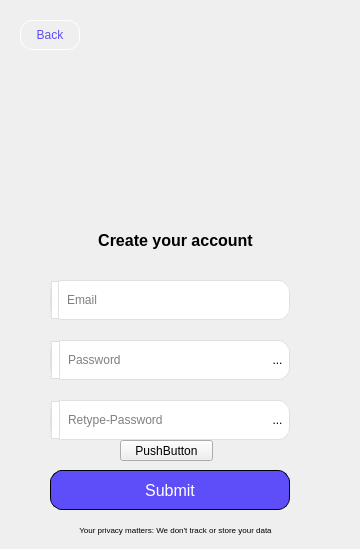
    <widget class="QWidget" name="signUpPage">
     <widget class="QLabel" name="startLogo_4">
      <property name="geometry">
       <rect>
        <x>60</x>
        <y>80</y>
        <width>231</width>
        <height>131</height>
       </rect>
      </property>
      <property name="text">
       <string/>
      </property>
      <property name="pixmap">
       <pixmap resource="assets.qrc">:/logo/resources/StartVPNlogo.png.png</pixmap>
      </property>
      <property name="scaledContents">
       <bool>true</bool>
      </property>
      <property name="alignment">
       <set>Qt::AlignCenter</set>
      </property>
     </widget>
     <widget class="QLabel" name="loginLabel_4">
      <property name="geometry">
       <rect>
        <x>0</x>
        <y>220</y>
        <width>351</width>
        <height>41</height>
       </rect>
      </property>
      <property name="font">
       <font>
        <pointsize>12</pointsize>
        <italic>false</italic>
        <bold>true</bold>
       </font>
      </property>
      <property name="styleSheet">
       <string notr="true"/>
      </property>
      <property name="text">
       <string>Create your account</string>
      </property>
      <property name="alignment">
       <set>Qt::AlignCenter</set>
      </property>
     </widget>
     <widget class="QWidget" name="usernameWidget_3" native="true">
      <property name="geometry">
       <rect>
        <x>50</x>
        <y>280</y>
        <width>240</width>
        <height>40</height>
       </rect>
      </property>
      <property name="styleSheet">
       <string notr="true">background-color:white;border-radius:12px;border:1px solid #E0E0E0;</string>
      </property>
      <layout class="QHBoxLayout" name="usernameLayout_3">
       <property name="leftMargin">
        <number>1</number>
       </property>
       <property name="topMargin">
        <number>1</number>
       </property>
       <property name="rightMargin">
        <number>1</number>
       </property>
       <property name="bottomMargin">
        <number>1</number>
       </property>
       <item>
        <widget class="QLabel" name="lblSignupUser">
         <property name="font">
          <font>
           <pointsize>8</pointsize>
          </font>
         </property>
         <property name="styleSheet">
          <string notr="true"/>
         </property>
         <property name="text">
          <string/>
         </property>
         <property name="scaledContents">
          <bool>false</bool>
         </property>
         <property name="margin">
          <number>0</number>
         </property>
         <property name="indent">
          <number>-1</number>
         </property>
        </widget>
       </item>
       <item>
        <widget class="QLineEdit" name="registitionEmailLineEdit">
         <property name="font">
          <font>
           <bold>false</bold>
          </font>
         </property>
         <property name="styleSheet">
          <string notr="true">height:40px;border:none;</string>
         </property>
         <property name="placeholderText">
          <string>Email</string>
         </property>
        </widget>
       </item>
      </layout>
     </widget>
     <widget class="QPushButton" name="btnRegitstationSubmit">
      <property name="geometry">
       <rect>
        <x>50</x>
        <y>470</y>
        <width>240</width>
        <height>40</height>
       </rect>
      </property>
      <property name="cursor">
       <cursorShape>PointingHandCursor</cursorShape>
      </property>
      <property name="styleSheet">
       <string notr="true">font : 16px;color: white;border: 1px solid; border-radius:12px; background-color: palette(base);background-color:#5E4EFA;</string>
      </property>
      <property name="text">
       <string>Submit</string>
      </property>
     </widget>
     <widget class="QPushButton" name="btnback">
      <property name="geometry">
       <rect>
        <x>20</x>
        <y>20</y>
        <width>60</width>
        <height>30</height>
       </rect>
      </property>
      <property name="cursor">
       <cursorShape>PointingHandCursor</cursorShape>
      </property>
      <property name="styleSheet">
       <string notr="true">QPushButton{
	qproperty-icon: url(:/logo/resources/back.png);
	qproperty-iconSize: 20px 20px;
	text-align:center;
	color:#5E4EFA;

	border:1px solid white;
	border-radius:12px;

}</string>
      </property>
      <property name="text">
       <string>Back</string>
      </property>
     </widget>
     <widget class="QWidget" name="usernameWidget_11" native="true">
      <property name="geometry">
       <rect>
        <x>50</x>
        <y>340</y>
        <width>240</width>
        <height>40</height>
       </rect>
      </property>
      <property name="styleSheet">
       <string notr="true">background-color:white;border-radius:12px;border:1px solid #E0E0E0;</string>
      </property>
      <layout class="QHBoxLayout" name="usernameLayout_13">
       <property name="leftMargin">
        <number>1</number>
       </property>
       <property name="topMargin">
        <number>1</number>
       </property>
       <property name="rightMargin">
        <number>1</number>
       </property>
       <property name="bottomMargin">
        <number>1</number>
       </property>
       <item>
        <widget class="QLabel" name="lblSignupPass">
         <property name="styleSheet">
          <string notr="true"/>
         </property>
         <property name="text">
          <string/>
         </property>
         <property name="margin">
          <number>0</number>
         </property>
        </widget>
       </item>
       <item>
        <widget class="QLineEdit" name="registitionPasswordLineEdit">
         <property name="font">
          <font>
           <bold>false</bold>
          </font>
         </property>
         <property name="styleSheet">
          <string notr="true">height:40px;border:none;</string>
         </property>
         <property name="text">
          <string/>
         </property>
         <property name="echoMode">
          <enum>QLineEdit::Password</enum>
         </property>
         <property name="placeholderText">
          <string>Password</string>
         </property>
        </widget>
       </item>
       <item>
        <widget class="QToolButton" name="btnSignUpPassshow">
         <property name="styleSheet">
          <string notr="true">margin:2px;
border:none;
height:12px;
</string>
         </property>
         <property name="text">
          <string>...</string>
         </property>
         <property name="icon">
          <iconset resource="assets.qrc">
           <normaloff>:/logo/resources/hide.png</normaloff>:/logo/resources/hide.png</iconset>
         </property>
         <property name="iconSize">
          <size>
           <width>20</width>
           <height>20</height>
          </size>
         </property>
        </widget>
       </item>
      </layout>
     </widget>
     <widget class="QWidget" name="usernameWidget_12" native="true">
      <property name="geometry">
       <rect>
        <x>50</x>
        <y>400</y>
        <width>240</width>
        <height>40</height>
       </rect>
      </property>
      <property name="styleSheet">
       <string notr="true">background-color:white;border-radius:12px;border:1px solid #E0E0E0;</string>
      </property>
      <layout class="QHBoxLayout" name="usernameLayout_14">
       <property name="leftMargin">
        <number>1</number>
       </property>
       <property name="topMargin">
        <number>1</number>
       </property>
       <property name="rightMargin">
        <number>1</number>
       </property>
       <property name="bottomMargin">
        <number>1</number>
       </property>
       <item>
        <widget class="QLabel" name="lblSignupConfirmPass">
         <property name="styleSheet">
          <string notr="true"/>
         </property>
         <property name="text">
          <string/>
         </property>
         <property name="margin">
          <number>0</number>
         </property>
        </widget>
       </item>
       <item>
        <widget class="QLineEdit" name="registationConfirmPasswordLineEdit">
         <property name="font">
          <font>
           <bold>false</bold>
          </font>
         </property>
         <property name="styleSheet">
          <string notr="true">height:40px;border:none;</string>
         </property>
         <property name="text">
          <string/>
         </property>
         <property name="echoMode">
          <enum>QLineEdit::Password</enum>
         </property>
         <property name="placeholderText">
          <string>Retype-Password</string>
         </property>
        </widget>
       </item>
       <item>
        <widget class="QToolButton" name="btnSignUpConfirmPassShow">
         <property name="styleSheet">
          <string notr="true">margin:2px;
border:none;
height:12px;
</string>
         </property>
         <property name="text">
          <string>...</string>
         </property>
         <property name="icon">
          <iconset resource="assets.qrc">
           <normaloff>:/logo/resources/hide.png</normaloff>:/logo/resources/hide.png</iconset>
         </property>
         <property name="iconSize">
          <size>
           <width>20</width>
           <height>20</height>
          </size>
         </property>
        </widget>
       </item>
      </layout>
     </widget>
     <widget class="QPushButton" name="btnRegistationLoder">
      <property name="geometry">
       <rect>
        <x>120</x>
        <y>440</y>
        <width>93</width>
        <height>21</height>
       </rect>
      </property>
      <property name="text">
       <string>PushButton</string>
      </property>
     </widget>
     <widget class="QLabel" name="label_3">
      <property name="geometry">
       <rect>
        <x>0</x>
        <y>520</y>
        <width>351</width>
        <height>20</height>
       </rect>
      </property>
      <property name="font">
       <font>
        <pointsize>6</pointsize>
       </font>
      </property>
      <property name="text">
       <string>Your privacy matters: We don't track or store your data</string>
      </property>
      <property name="alignment">
       <set>Qt::AlignCenter</set>
      </property>
     </widget>
    </widget>
